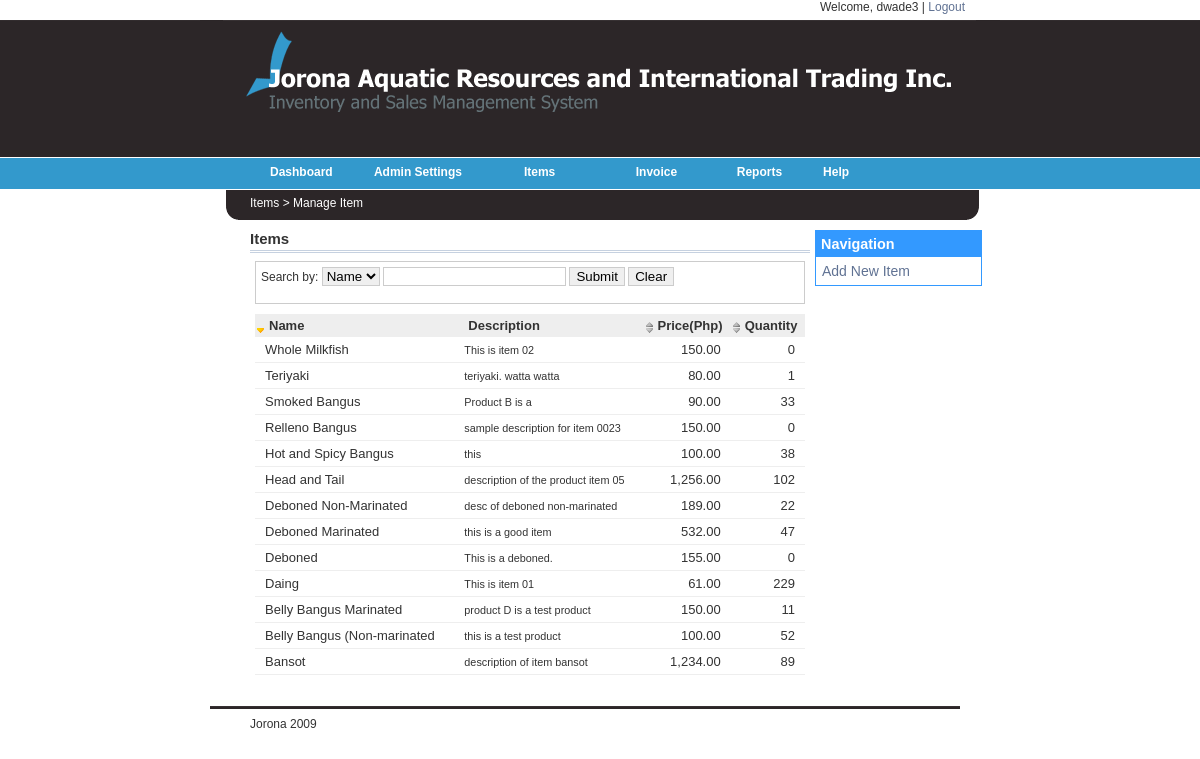
Screenshot of /final/manage_products.php (signed in) with the database file from the repository.
### tables this page shows
CREATE TABLE IF NOT EXISTS `tbl_product` (
  `prod_id` int(4) NOT NULL auto_increment,
  `prod_name` varchar(50) NOT NULL,
  `prod_desc` text NOT NULL,
  `prod_price` int(4) NOT NULL,
  `quantity_on_hand` int(5) NOT NULL,
  `unit` int(2) NOT NULL,
  `date_added` date NOT NULL,
  `prod_state` tinyint(1) NOT NULL,
  `userid` int(4) NOT NULL,
  PRIMARY KEY  (`prod_id`)
);

### final/includes/functions.php (called while the page is built, shortened)
<?php
    function DisplayProd(){
        $result = mysql_query("SELECT * FROM tbl_product ORDER BY prod_name ASC");
        return $result;
    }
?>

### final/manage_products.php (the view, shortened to what this page needs)
<?php include("includes/functions.php");?>
<link rel="stylesheet" href="_common/css/main.css" type="text/css" media="all">
<link href="stylesheets/sortableTable.css" rel="stylesheet" type="text/css" />
<?php include("includes/header.php");?>
<br><div id="mainMenuContent"> Items > Manage Item</div></div><div> <div id="content">
<div id="Nav">
<div class="box"><div class="box-header"><b>Navigation</b></div>
<div class="box-body"><p class="t"><a href="add_item.php">Add New Item</a></p>
</div>
</div>
</div>
<div class="header"><p class="h">Items</p></div>
	<div id="container">
		<div id="example">
			<div class="tableFilter">
		  		<form id="tableFilter" onsubmit="myTable.filter(this.id); return false;">Search by:
				    <select id="column">
					    <option value="0">Name</option>
				    </select>
					<input type="text" id="keyword"/>
					<input type="submit" value="Submit" />
					<input type="reset" value="Clear" />
				</form>
			</div>
		    <table id="myTable" cellpadding="0" >
		  	<thead>
				<th axis="string">Name</th>
                <th class="desc">Description</th>
				<th axis="string">Price(Php)</th>
                <th axis="string">Quantity</th>
			</thead>
			<?php
				echo "<tbody>";
			        $result = DisplayProd();
                                while($row = mysql_fetch_array($result))
                                {
				echo "<tr id=".$row['prod_id'].">";
				echo"<td>".$row['prod_name']."</td>";
				echo"<td><small>".$row['prod_desc']."</small></td>";
				echo"<td class=\"int\">".number_format($row['prod_price'],2)."</td>";
				echo"<td class=\"int\">".$row['quantity_on_hand']."</td>";
				echo "</tr>";
				}
			echo "</tbody>";
			?>
		  </table>
		</div>
          <?php require("includes/footer.php");?>

### final/_common/css/main.css (style rules this page uses)
body { line-height: 1.5; background: #fff; margin:1.5em 0; }
table { border-collapse: separate; border-spacing: 0; }
caption, th, td { text-align: left; font-weight:400; }
body { color: black; font-family: Verdana, sans-serif; font-size: 12px; }
#container { width: 550px; margin: auto; padding-top: 0px; padding-bottom: 10px; }
.desc { margin: -15px 0 40px 0; }

### final/stylesheets/sortableTable.css (style rules this page uses)
table { width: 100%; }
th { background-color: #666666; background: #eee url(../images/icon-table-sort.png) no-repeat 2px 8px; padding: 4px 4px 4px 14px; font-size: 13px; font-weight:bold; }
tr { background-color: #FFFFFF; padding: 4px; font-size: 13px; }
td { padding: 5px 10px; border-bottom: 1px solid #eee; }
.sortedDESC { background: url(../images/icon-table-sort-desc.png) no-repeat 2px 10px #eee; }
.tableFilter { border: 1px solid #ccc; padding: 5px; margin: 0px 0 10px 0; }
.tableFilter input { border: 1px solid #ccc; }
.tableFilter select { border: 1px solid #ccc; }

### final/stylesheets/web.css (style rules this page uses)
body { margin: 0px 0px 10px 0px; padding: 0px; line-height: 200%; color: #333; font: 12px Arial, Verdana, sans-serif; background:url(../images/b_g.gif) top left repeat-x; }
#mainMenuContent { margin-left: 50px; }
#content { padding: 0px; width: 560px; background-color:#FFFFFF; margin-left:50px; margin-top: 010px; float: left; }
#Nav { padding: 0px; width: 165px; border:1px thin #3399FF; position: absolute; float: right; margin-left: 565px; margin-top: 0px; }
a { color: #607293; text-decoration: none; }
div.header { border-bottom: 3px double rgb(198, 209, 224); padding-bottom: 3px; margin-bottom: 8px; }
div.box, table.box { padding: auto; border: solid 1px #3399FF ; width: inherit; }
div.box-header, td.box-header { border: solid 1px #3399FF ; font-size: larger; color: #FFFFFF; padding: 4px; background-color: #3399FF; }
div.box-body, td.box-body { padding: 6px; border-top: 0px; }
p.h { font:arial; font-size:15px; padding:0; margin-top:0; margin-bottom:0; font-weight:bold; }
p.t { font:arial; font-size:14px; padding:0; margin-top:0; margin-bottom:0; }
td.int { text-align:right; }
th.desc { background-image:none; }

### rows the page displays
tbl_product: prod_name "Bansot", prod_desc "description of item bansot", prod_price "1,234.00", quantity_on_hand "89"
tbl_product: prod_name "Belly Bangus (Non-marinated", prod_desc "this is a test product", prod_price "100.00", quantity_on_hand "52"
tbl_product: prod_name "Belly Bangus Marinated", prod_desc "product D is a test product", prod_price "150.00", quantity_on_hand "11"
tbl_product: prod_name "Daing", prod_desc "This is item 01", prod_price "61.00", quantity_on_hand "229"
tbl_product: prod_name "Deboned", prod_desc "This is a deboned.", prod_price "155.00", quantity_on_hand "0"
tbl_product: prod_name "Deboned Marinated", prod_desc "this is a good item", prod_price "532.00", quantity_on_hand "47"
tbl_product: prod_name "Deboned Non-Marinated", prod_desc "desc of deboned non-marinated", prod_price "189.00", quantity_on_hand "22"
tbl_product: prod_name "Head and Tail", prod_desc "description of the product item 05", prod_price "1,256.00", quantity_on_hand "102"
tbl_product: prod_name "Hot and Spicy Bangus", prod_desc "this", prod_price "100.00", quantity_on_hand "38"
tbl_product: prod_name "Relleno Bangus", prod_desc "sample description for item 0023", prod_price "150.00", quantity_on_hand "0"
tbl_product: prod_name "Smoked Bangus", prod_desc "Product B is a", prod_price "90.00", quantity_on_hand "33"
tbl_product: prod_name "Teriyaki", prod_desc "teriyaki. watta watta", prod_price "80.00", quantity_on_hand "1"
tbl_product: prod_name "Whole Milkfish", prod_desc "This is item 02", prod_price "150.00", quantity_on_hand "0"

### other values shown
$_SESSION['username'] "dwade3"
